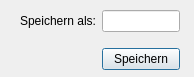
<?xml version="1.0" encoding="UTF-8"?>
<ui version="4.0">
 <class>Speichern</class>
 <widget class="QDialog" name="Speichern">
  <property name="geometry">
   <rect>
    <x>0</x>
    <y>0</y>
    <width>194</width>
    <height>77</height>
   </rect>
  </property>
  <property name="minimumSize">
   <size>
    <width>194</width>
    <height>77</height>
   </size>
  </property>
  <property name="maximumSize">
   <size>
    <width>194</width>
    <height>77</height>
   </size>
  </property>
  <property name="windowTitle">
   <string>Speichern</string>
  </property>
  <property name="windowIcon">
   <iconset>
    <normaloff>Icons/Save.png</normaloff>Icons/Save.png</iconset>
  </property>
  <widget class="QWidget" name="gridLayoutWidget">
   <property name="geometry">
    <rect>
     <x>20</x>
     <y>0</y>
     <width>160</width>
     <height>80</height>
    </rect>
   </property>
   <layout class="QGridLayout" name="gridLayout">
    <item row="0" column="0">
     <widget class="QLabel" name="label">
      <property name="text">
       <string>Speichern als:</string>
      </property>
     </widget>
    </item>
    <item row="0" column="1">
     <widget class="QLineEdit" name="lineEdit"/>
    </item>
    <item row="1" column="1">
     <widget class="QPushButton" name="pushButton_Save">
      <property name="text">
       <string>Speichern</string>
      </property>
     </widget>
    </item>
   </layout>
  </widget>
 </widget>
 <resources/>
 <connections/>
</ui>
